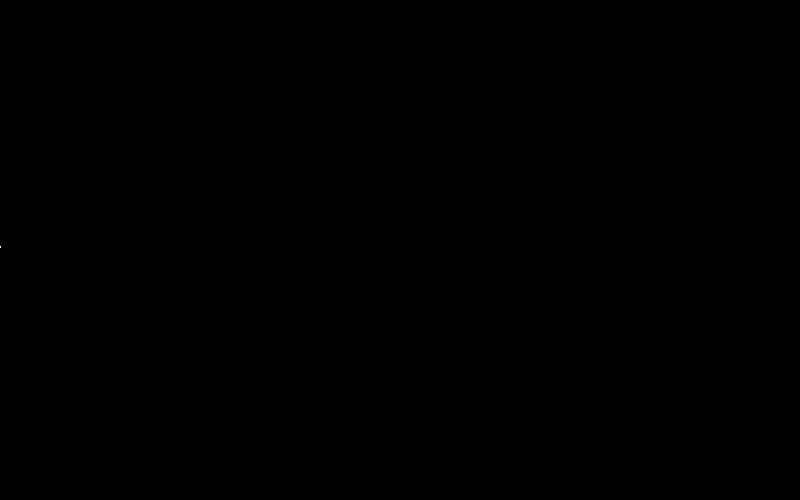
Frame 1 (no input)
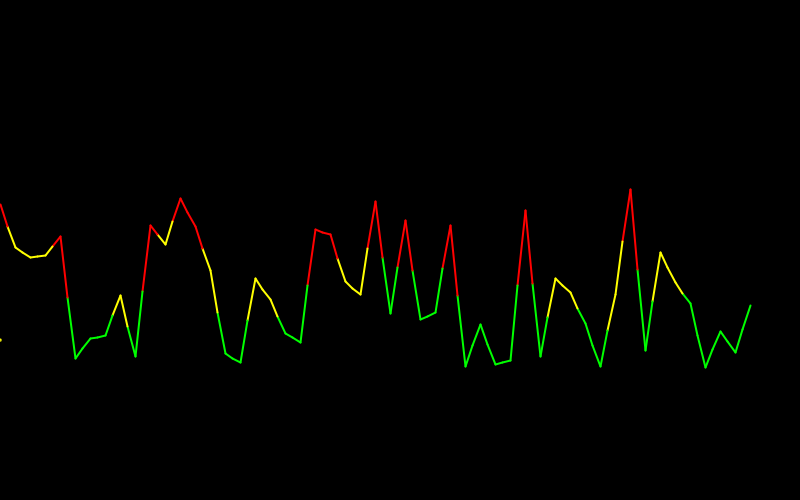
Frame 60 (the mouse pressed at the canvas centre just before this capture)
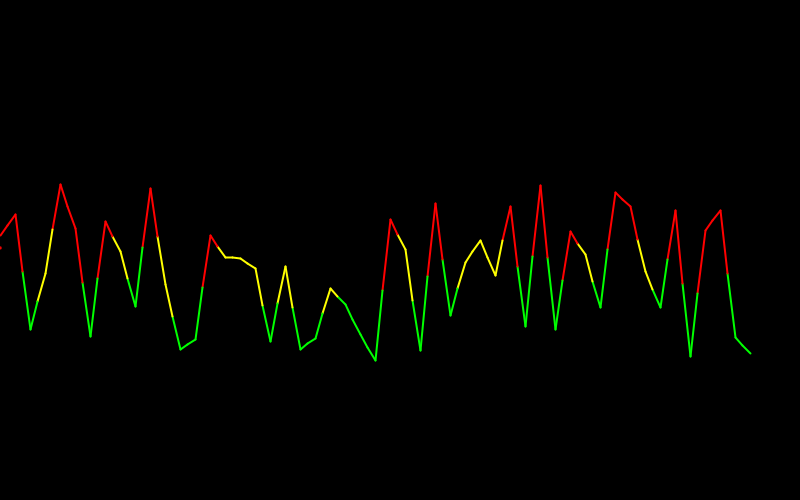
Frame 120 (the mouse held since frame 60 and released just before this capture)

The Processing sketch that drew these frames (run headless with seeded random() and noise(); from frame 60 on, the mouse is pressed at the canvas centre):

// Processing sketch: sketch_180606b
// ── sketch_180606b.pde
float a;
float b;
float c;
float d;
float e;
float xmidpoint;
float ymidpoint;
ArrayList<PVector> HeartRate;
PVector circlePosition;
PVector newcirclePosition;
int trailSize = 50;
int trailLength;
PImage img;

void setup() {
  size(800, 500);  
  c = -20;
  HeartRate = new ArrayList<PVector>();
  frameRate(240);
  smooth(4);
  stroke(255);
}

void draw(){
  background(0); 
  c = random(30, 221);
  b = 400 - c;
  a = 0;
  ellipse(a, b, 1, 1); 
  circlePosition = new PVector(a, b);
  HeartRate.add(circlePosition);
  trailLength = HeartRate.size()-2;
  for (int i = 0; i < trailLength; i++) {
    PVector currentTrail = HeartRate.get(i);
    currentTrail.x = currentTrail.x + 5;
    newcirclePosition = new PVector((currentTrail.x + 10),currentTrail.y);
    HeartRate.set(i, newcirclePosition);
  }
  for (int i = 0; i < trailLength; i++) {
    PVector currentTrail = HeartRate.get(i);
    PVector previousTrail = HeartRate.get(i + 1);
    e = 400 - previousTrail.y;
    d = 400 - currentTrail.y;
    xmidpoint = (currentTrail.x + previousTrail.x)/2;
    ymidpoint = (currentTrail.y + previousTrail.y)/2;
    if (d>29){
    stroke(0,255,0);
    }
    if (d>100){
      stroke(255,255,0);
    }
    if (d>160){
      stroke(255,0,0);
    }
    strokeWeight(2);
    line(
      currentTrail.x, currentTrail.y,
      xmidpoint, ymidpoint
    );
    if (e>29){
    stroke(0,255,0);
    }
    if (e>100){
      stroke(255,255,0);
    }
    if (e>160){
      stroke(255,0,0);
    }
    strokeWeight(2);
    line(
      xmidpoint, ymidpoint,
      previousTrail.x, previousTrail.y
    );
  }
  if (trailLength >= trailSize) {
    HeartRate.remove(0);
  }
}
